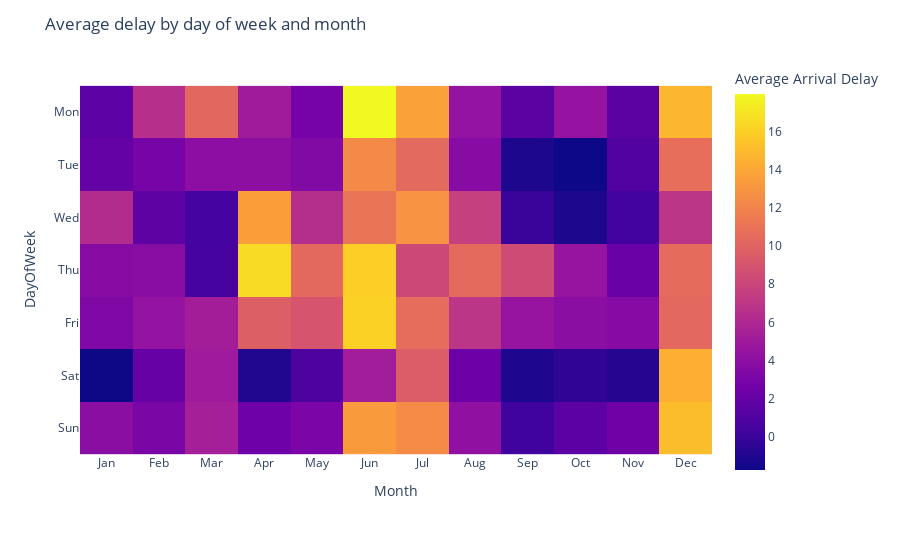

Notebook code for this chart:
### Code cell
# MATRIX

def week_day_month_agg(df):
    df_aggregated = df.groupBy("DayOfWeek", "Month").agg({"ArrDelay": "avg"}).withColumnRenamed("avg(ArrDelay)", "AverageArrivalDelay")
    return df_aggregated
def week_day_matrix_avg_delay(df):
    df_pd = week_day_month_agg(df).toPandas()
    fig = px.imshow(
        df_pd.pivot("DayOfWeek", "Month", "AverageArrivalDelay"), 
        labels=dict(x="Month", y="DayOfWeek", color="Average Arrival Delay"), 
        x=["Jan", "Feb", "Mar", "Apr", "May", "Jun", "Jul", "Aug", "Sep", "Oct", "Nov", "Dec"], 
        y=["Mon", "Tue", "Wed", "Thu", "Fri", "Sat", "Sun"]
    )
    # add title "Average delay by day of week and month"
    fig.update_layout(title="Average delay by day of week and month")
    return fig

fig = week_day_matrix_avg_delay(df)
fig.show()

### Figure 1 — Plotly figure (JSON) as saved in the notebook; plotly's stock layout.template omitted (floating-point values rounded to 4 significant figures)
{"data": [{"coloraxis": "coloraxis", "hovertemplate": "Month: %{x}<br>DayOfWeek: %{y}<br>Average Arrival Delay: %{z}<extra></extra>", "name": "0", "type": "heatmap", "x": ["Jan", "Feb", "Mar", "Apr", "May", "Jun", "Jul", "Aug", "Sep", "Oct", "Nov", "Dec"], "xaxis": "x", "y": ["Mon", "Tue", "Wed", "Thu", "Fri", "Sat", "Sun"], "yaxis": "y", "z": [[1.6, 6.549, 10.29, 5.123, 2.798, 17.99, 13.68, 4.421, 1.491, 4.443, 1.492, 14.75], [1.957, 2.896, 3.967, 3.992, 3.439, 12.41, 10.41, 3.687, -1.174, -1.756, 1.074, 10.7], [6.259, 1.701, 0.3927, 13.57, 6.427, 11.11, 12.93, 7.659, -0.03122, -1.193, 0.3186, 6.93], [3.7, 3.798, 0.482, 16.6, 10.39, 15.96, 8.242, 10.44, 8.41, 4.51, 2.223, 10.56], [3.388, 4.417, 5.267, 9.7, 9.021, 16.13, 10.65, 6.951, 4.518, 3.889, 3.618, 10.32], [-1.731, 2.018, 5.036, -0.9983, 0.8242, 5.229, 9.619, 2.281, -1.047, -0.4022, -0.867, 14.4], [3.941, 3.1, 5.387, 2.423, 3.076, 13.32, 12.46, 4.155, 0.2585, 1.538, 2.493, 15.12]]}], "layout": {"coloraxis": {"colorbar": {"title": {"text": "Average Arrival Delay"}}, "colorscale": [[0, "#0d0887"], [0.1111, "#46039f"], [0.2222, "#7201a8"], [0.3333, "#9c179e"], [0.4444, "#bd3786"], [0.5556, "#d8576b"], [0.6667, "#ed7953"], [0.7778, "#fb9f3a"], [0.8889, "#fdca26"], [1, "#f0f921"]]}, "margin": {"t": 60}, "title": {"text": "Average delay by day of week and month"}, "xaxis": {"anchor": "y", "constrain": "domain", "domain": [0, 1], "scaleanchor": "y", "title": {"text": "Month"}}, "yaxis": {"anchor": "x", "autorange": "reversed", "constrain": "domain", "domain": [0, 1], "title": {"text": "DayOfWeek"}}}}
